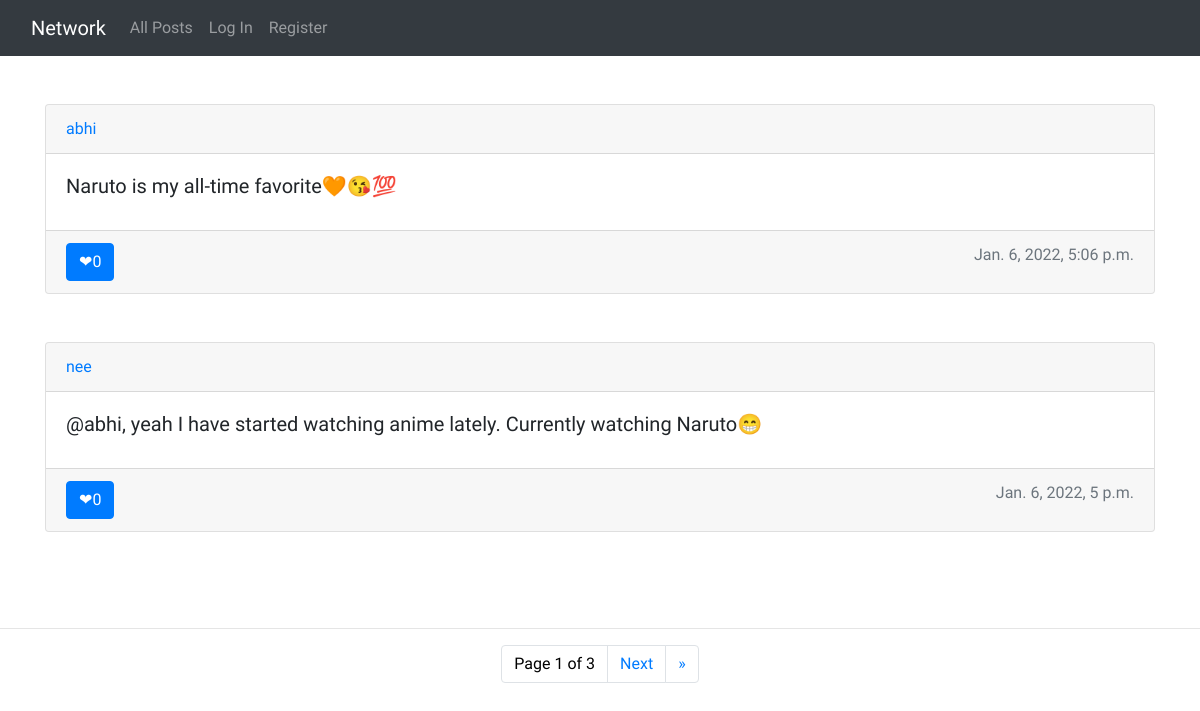
Before: / with the older database file.
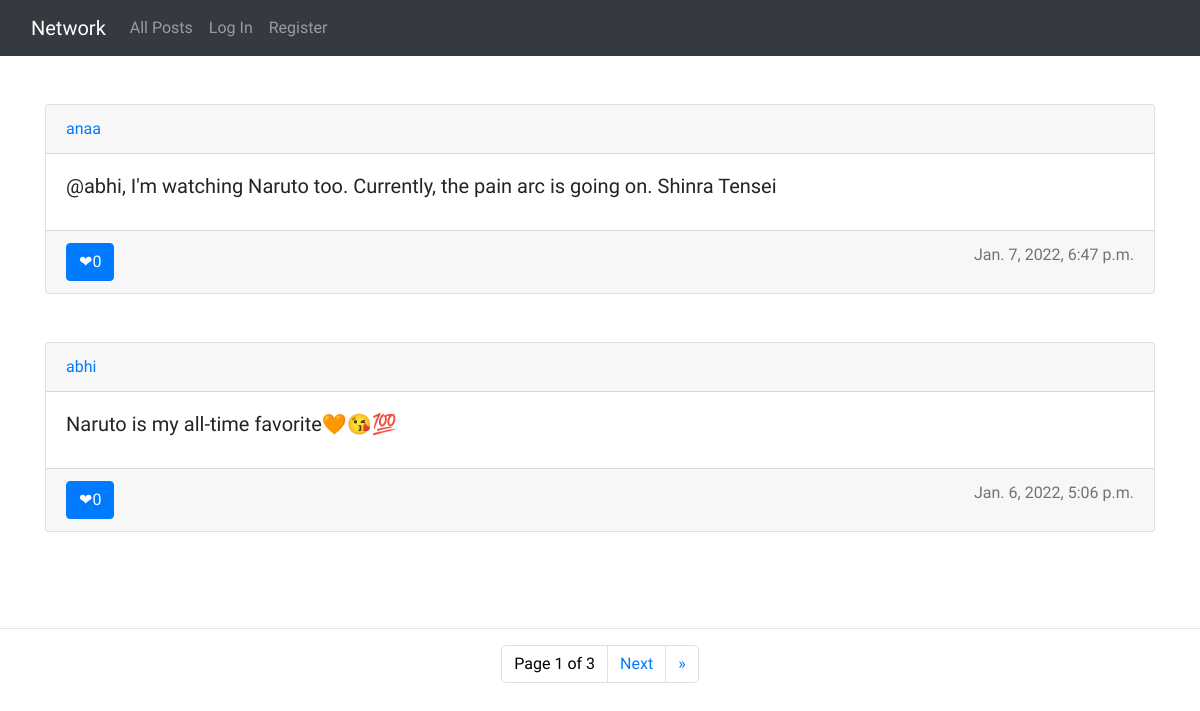
After: the same page with the newer database file.
### network/models.py (models this page shows, shortened)
class Post(models.Model):
    user = models.ForeignKey('User', on_delete = models.CASCADE, related_name = "author")
    content = models.CharField(max_length = 255)
    date = models.DateTimeField(default = timezone.now)
    likes = models.IntegerField(default = 0)

class User(AbstractUser):
    pass

### network/views.py (the view, shortened to what this page needs)
# urls.py: path("", views.index, name="index"),
def index(request):
    if request.method == "GET":
        posts = Post.objects.all().order_by('-date')
        paginator = Paginator(posts, 2)
        page_number = request.GET.get('page')
        page_obj = paginator.get_page(page_number)
        print("\n\n", page_obj,"\n\n")
        return render(request, "network/index.html", {
            "posts":posts,
            'page_obj': page_obj
        })
    return render(request, "network/index.html")

### network/templates/network/index.html (shortened to what this page needs)
{% extends "network/layout.html" %}
{% block body %}
    <div class="container my-5">
        {% for post in page_obj %}
            <div class="card ">
                <div class="card-header">
                    <a href="{% url 'profile' post.user %}">{{post.user.username}}</a>
                </div>
                <div class="card-body">
                    <h5 class="card-title">{{ post.content }}</h5>
                </div>
                <div class="card-footer text-muted" >
                    <a href="#" class="btn btn-primary" style="float: left;"><span >&#x2764;</span>{{post.likes}}</a>
                    <span style="float: right;">{{ post.date }}</span>
                </div>
            </div>
            <br><br>
       {% endfor %}
    </div>
    <hr>
    <ul class="pagination justify-content-center">
        <li class="current page-item">
            <span class="page-link" style="color: black;">Page {{ page_obj.number }} of {{ page_obj.paginator.num_pages }}</span>
        </li>
        {% if page_obj.has_next %}
            <li class="page-item">
                <a class="page-link" href="?page={{ page_obj.next_page_number }}">Next</a>
            </li>
            <li class="page-item">
                <a class="page-link" href="?page={{ page_obj.paginator.num_pages }}"> &raquo;</a>
            </li>
        {% endif %}
      </ul>
{% endblock %}

Changed rows visible on the page:
no longer on this page (row unchanged): Post: user.username "nee", content "@abhi, yeah I have started watching anime lately. Currently watching Naruto😁", likes "0", date "Jan. 6, 2022, 5 p.m."
added Post: user.username "anaa", content "@abhi, I'm watching Naruto too. Currently, the pain arc is going on. Shinra Tensei", likes "0", date "Jan. 7, 2022, 6:47 p.m."
